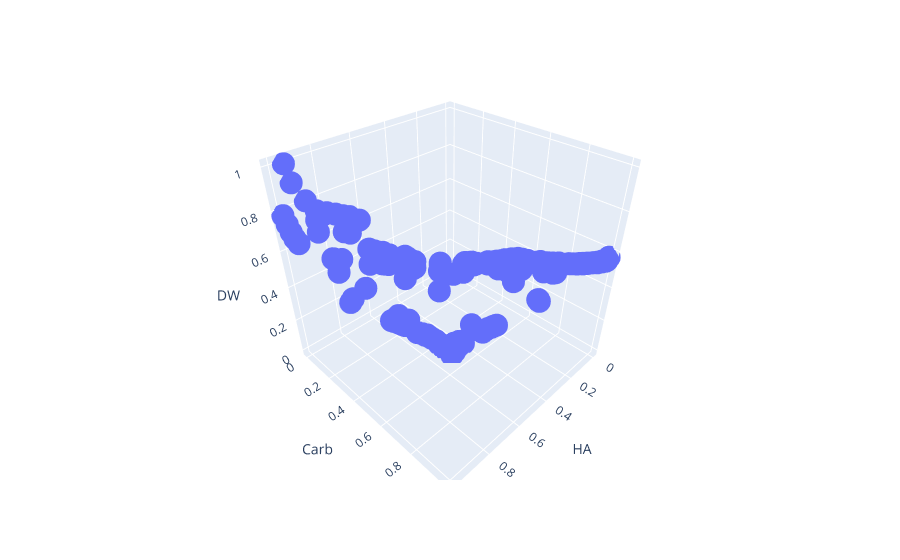

Write notebook code for a chart like this one.
### Code cell
datasets = {
    "DTLZ5": "../data/dtlz5_3.csv",
    "DTLZ7": "../data/dtlz7.csv",
    "forest1": "../data/forest_Carb.csv",
    "forest2": "../data/forest_DW.csv",
    "forest3": "../data/forest_HA.csv",
    "forest4": "../data/forest_Rev.csv",
    "RE31": "../data/RE31.csv",
    "RE32": "../data/RE32.csv",
    "RE33": "../data/RE33.csv",
    "RE34": "../data/RE34.csv",
    "RE35": "../data/RE35.csv",
    "RE36": "../data/RE36.csv",
    "RE37": "../data/RE37.csv",
}

data = pd.read_csv(datasets["forest4"])

ex.scatter_3d(
    data,
    x=data.columns[0],
    y=data.columns[1],
    z=data.columns[2],
    )

### Figure 1 — Plotly figure (JSON) as saved in the notebook; plotly's stock layout.template omitted (floating-point values rounded to 4 significant figures; data arrays with more than 128 entries replaced by an {"elided": "..."} marker saying what was removed)
{"data": [{"hovertemplate": "HA=%{x}<br>Carb=%{y}<br>DW=%{z}<extra></extra>", "legendgroup": "", "marker": {"color": "#636efa", "symbol": "circle"}, "mode": "markers", "name": "", "scene": "scene", "showlegend": false, "type": "scatter3d", "x": {"elided": "311 float values"}, "y": {"elided": "311 float values"}, "z": {"elided": "311 float values"}}], "layout": {"legend": {"tracegroupgap": 0}, "margin": {"t": 60}, "scene": {"domain": {"x": [0, 1], "y": [0, 1]}, "xaxis": {"title": {"text": "HA"}}, "yaxis": {"title": {"text": "Carb"}}, "zaxis": {"title": {"text": "DW"}}}}}
